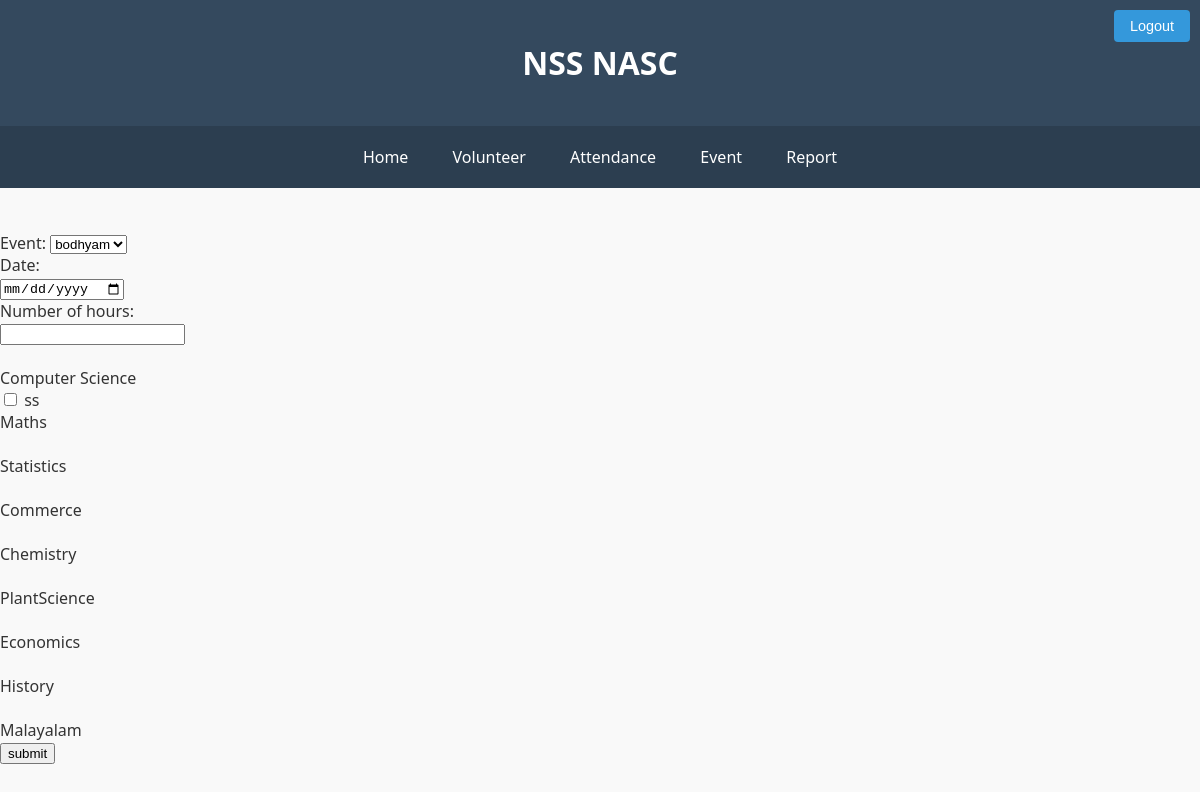
/rol (signed in), run on an earlier commit of the app's database.
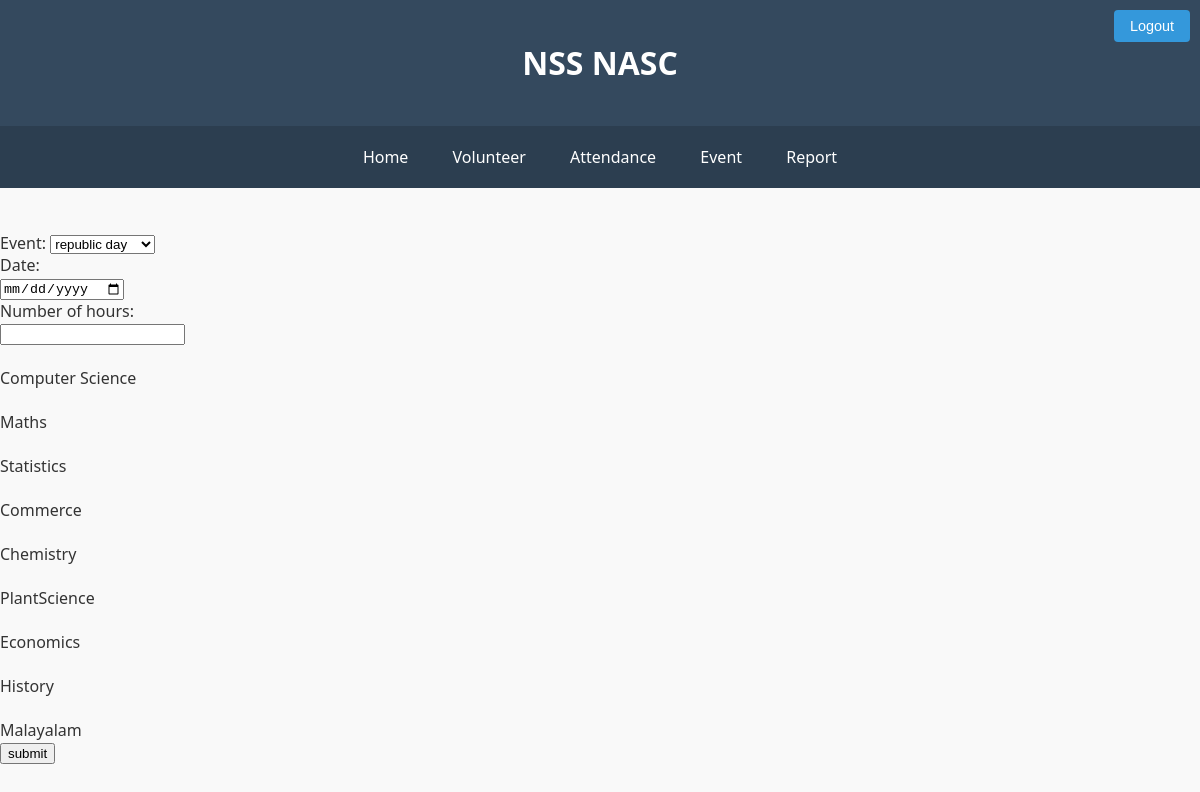
And on a later commit of the database.
### nss/models.py (models this page shows, shortened)
class volunteer(models.Model):
    volunteer_id=models.AutoField(primary_key=True)
    name=models.CharField(max_length=25)
    guard_name=models.CharField(max_length=25)
    guard_mob_no=models.IntegerField()
    sex=models.CharField(max_length=15)
    dob=models.DateField()
    year=models.IntegerField()
    community=models.CharField(max_length=15)
    address=models.TextField()
    blood_group=models.CharField(max_length=15)
    height=models.IntegerField()
    weight=models.IntegerField()
    mobile_no=models.IntegerField()
    Email_id=models.EmailField()
    year_of_enrollment=models.IntegerField()
    cultural_talents=models.TextField()
    hobbies=models.TextField()
    roll_no=models.IntegerField(unique=False)
    image=models.ImageField(upload_to='volunteers',default="")
    program=models.ForeignKey(Programme,on_delete=models.DO_NOTHING)

### nss/views.py (the view, shortened to what this page needs)
# urls.py: path('rol',views.attendance,name='attendance'),
@login_required()
def attendance(request):
    vole = {
        'vol': volunteer.objects.all()
    }
    eve = {
        'even': Event.objects.all().order_by('date').values()
    }
    return render(request, 'nss/attendance.html',{**vole,**eve})

### nss/templates/nss/attendance.html (shortened to what this page needs)
{% extends 'nss/base.html'%}
{% block content %}
    <form method="post" action="{% url 'attendance'%}">
    <label for="event">Event:</label>
    <select id="event" name="event">
    {% for i in even %}
    <option value="{{ i.event_name }}">{{ i.event_name }}</option>
    {% endfor %}
    </select><br>
    <label for="date">Date:</label>
    <br>
    <input type="date" id="date" name="date">
    <br>
    <label for="time">Number of hours:</label>
    <br>
    <input type="number" id="time" name="time">
    <br>
    <br>
    Computer Science
    <br>
        {% for i in vol %}
            {%if i.program.dept.dep_name == "ComputerScience"%}
                <input type=checkbox id="name" name="name" value="{{i.name}}_ComputerScience">
                <label for="name">{{i.name}}</label>
            {% endif %}
        {% endfor %}
    <br>
    Maths
    <br>
    <br>
    Statistics
    <br>
    <br>
    Commerce
    <br>
        <br>
    Chemistry
    <br>
    <br>
    PlantScience
    <br>
    <br>
    Economics
    <br>
    <br>
    History
    <br>
    <br>
    Malayalam
    <br>
    <input type="submit" value="submit">
</form>
{% endblock%}

What changed in the data, as far as the page shows it:
removed volunteer: name "ss"
Also different on the page:
form field event: "bodhyam" → "republic day"
